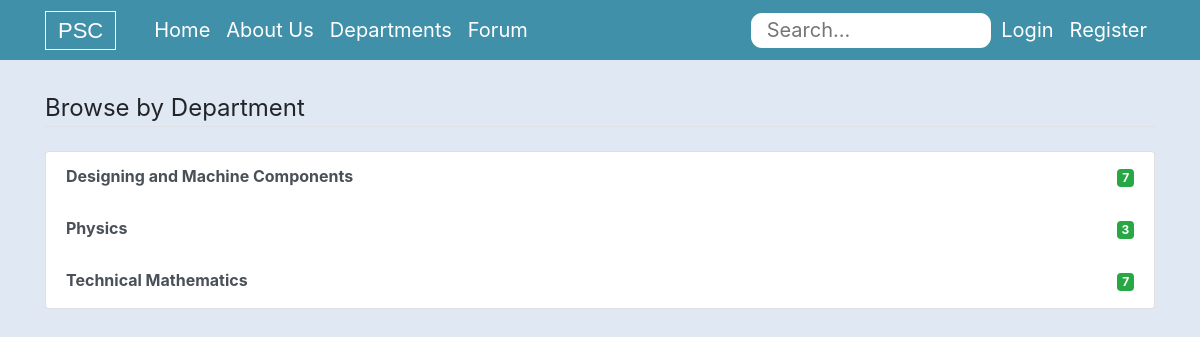
Screenshot of /departments/ with the database file from the repository.
### forum/models.py (models this page shows, shortened)
class Department(models.Model):
    department_name = models.CharField(max_length=255, unique=True)
    department_slug = models.CharField(max_length=255)
    no_subject = models.IntegerField(validators=[MinValueValidator(0), MaxValueValidator(99)], null=True)
    dept_code = models.IntegerField(null=True)
    class Meta:
        ordering = ('department_name',)
    def get_absolute_url(self):
        return reverse('forum:subject', kwargs={"dept_id" : self.id})

### forum/views.py (the view)
# urls.py: path('departments/', views.departments, name='departments'),
def departments(request):
    departments = Department.objects.all()
    return render(request, 'forum/department.html', {'departments': departments})

### forum/context_processors.py (called while the page is built)
def departments_contexts(request):
    departments = Department.objects.all()
    return {'departments': departments}

### forum/templates/forum/department.html
{% extends "forum/base.html" %}
{% load static %}
{% block content %}
<div class="container">
    <legend class="border-bottom mb-4">Browse by Department</legend>
    <div class="list-group">
        {% for content in departments %}
            {% if content.no_courses != 0 %}
                <a href="{{ content.get_absolute_url }}" class="list-group-item list-group-item-action d-flex justify-content-between align-items-center">
                    <p class="mb-1"><strong>{{ content.department_name }}</strong></p>
                    <span class="badge badge-primary badge-success">{{ content.no_subject }}</span>
                </a>
            {% else %}
                <a class="list-group-item list-group-item-action d-flex justify-content-between align-items-center" disabled>
                    <p class="mb-1"><strong>{{ content.department_name }}</strong></p>
                    <span class="badge badge-primary badge-warning">{{ content.no_subject }}</span>
                </a>
            {% endif %}
        {% endfor %}
    </div>
</div>
{% endblock %}

### forum/static/forum/styles_css/base_style.css (style rules this page uses)
.container { padding-top: 30px; padding-bottom: 30px; }
:root { --rad: .7rem; --dur: .3s; --color-dark: #2f2f2f; --color-light: #fff; --color-brand: #57bd84; --font-fam: "Lato", sans-serif; --height: 35px; --btn-width: 4rem; --bez: cubic-bezier(0, 0, 0.43, 1.49); }

### rows the page displays
Department: department_name "Designing and Machine Components", no_subject "7"
Department: department_name "Physics", no_subject "3"
Department: department_name "Technical Mathematics", no_subject "7"
